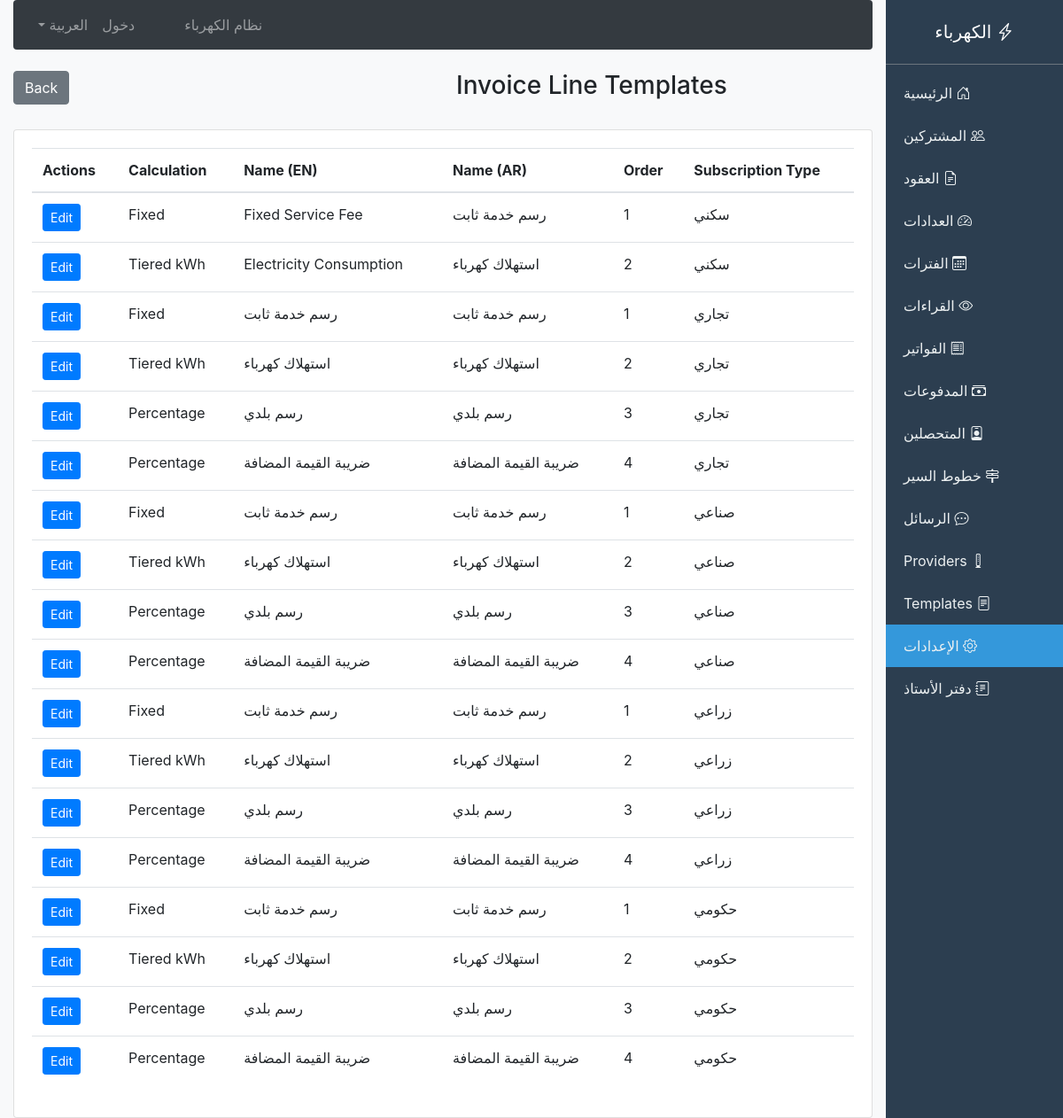
Page /billing/settings/templates/ on the committed database.
### billing/models.py (models this page shows, shortened)
class InvoiceLineTemplate(models.Model):
    class CalculationType(models.TextChoices):
        FIXED = 'fixed', 'Fixed'
        PERCENTAGE = 'percentage', 'Percentage'
        TIERED_KWH = 'tiered_kwh', 'Tiered kWh'
        SINGLE_RATE_KWH = 'single_rate_kwh', 'Single Rate kWh'
        DEMAND_CHARGE = 'demand_charge', 'Demand Charge'
        MINIMUM_CHARGE = 'minimum_charge', 'Minimum Charge'
    type = models.ForeignKey(SubscriptionType, on_delete=models.CASCADE, related_name='line_templates')
    line_order = models.IntegerField()
    line_name_ar = models.CharField(max_length=150)
    line_name_en = models.CharField(max_length=150, blank=True)
    calculation_type = models.CharField(max_length=20, choices=CalculationType.choices)
    fixed_amount = models.DecimalField(max_digits=12, decimal_places=2, default=0)
    percentage_rate = models.DecimalField(max_digits=5, decimal_places=2, default=0)
    depends_on = models.ForeignKey('self', on_delete=models.SET_NULL, null=True, blank=True)
    is_taxable = models.BooleanField(default=False)
    is_active = models.BooleanField(default=True)
    class Meta:
        ordering = ['type', 'line_order']
        unique_together = ['type', 'line_order']

class SubscriptionType(models.Model):
    name_ar = models.CharField(max_length=100)
    name_en = models.CharField(max_length=100, blank=True)
    description = models.TextField(blank=True)
    is_active = models.BooleanField(default=True)
    created_at = models.DateTimeField(auto_now_add=True)
    class Meta:
        verbose_name = 'Subscription Type'
        verbose_name_plural = 'Subscription Types'

### billing/views.py (the view)
# urls.py: path('settings/templates/', views.template_list, name='template_list'),
def template_list(request):
    templates = InvoiceLineTemplate.objects.select_related('type').order_by('type', 'line_order')
    return render(request, 'billing/template_list.html', {'templates': templates})

### billing/context_processors.py (called while the page is built)
def language_context(request):
    lang = getattr(request, 'session', {}).get('django_language', 'ar')
    if not lang:
        lang = 'ar'
    return {
        'LANGUAGE_CODE': lang,
        'LANGUAGE_NAME': 'العربية' if lang == 'ar' else 'English'
    }

### templates/billing/template_list.html (shortened to what this page needs)
{% extends 'billing/base.html' %}
{% block content %}
<div class="row mb-4">
    <div class="col-md-6">
        <h3>Invoice Line Templates</h3>
    </div>
    <div class="col-md-6 text-left">
        <a href="{% url 'system_settings' %}" class="btn btn-secondary">Back</a>
    </div>
</div>
<div class="card">
    <div class="card-body">
        <table class="table table-hover">
            <thead>
                <tr>
                    <th>Subscription Type</th>
                    <th>Order</th>
                    <th>Name (AR)</th>
                    <th>Name (EN)</th>
                    <th>Calculation</th>
                    <th>Actions</th>
                </tr>
            </thead>
            <tbody>
                {% for template in templates %}
                <tr>
                    <td>{{ template.type.name_ar }}</td>
                    <td>{{ template.line_order }}</td>
                    <td>{{ template.line_name_ar }}</td>
                    <td>{{ template.line_name_en }}</td>
                    <td>{{ template.get_calculation_type_display }}</td>
                    <td><a href="{% url 'template_detail' template.id %}" class="btn btn-sm btn-primary">Edit</a></td>
                </tr>
                {% empty %}
                <tr><td colspan="6" class="text-center">No templates</td></tr>
                {% endfor %}
            </tbody>
        </table>
    </div>
</div>
{% endblock %}

### rows in the picture
InvoiceLineTemplate: type.name_ar "سكني", line_order "1", line_name_ar "رسم خدمة ثابت", line_name_en "Fixed Service Fee", calculation_type "Fixed"
InvoiceLineTemplate: type.name_ar "سكني", line_order "2", line_name_ar "استهلاك كهرباء", line_name_en "Electricity Consumption", calculation_type "Tiered kWh"
InvoiceLineTemplate: type.name_ar "تجاري", line_order "1", line_name_ar "رسم خدمة ثابت", line_name_en "رسم خدمة ثابت", calculation_type "Fixed"
InvoiceLineTemplate: type.name_ar "تجاري", line_order "2", line_name_ar "استهلاك كهرباء", line_name_en "استهلاك كهرباء", calculation_type "Tiered kWh"
InvoiceLineTemplate: type.name_ar "تجاري", line_order "3", line_name_ar "رسم بلدي", line_name_en "رسم بلدي", calculation_type "Percentage"
InvoiceLineTemplate: type.name_ar "تجاري", line_order "4", line_name_ar "ضريبة القيمة المضافة", line_name_en "ضريبة القيمة المضافة", calculation_type "Percentage"
InvoiceLineTemplate: type.name_ar "صناعي", line_order "1", line_name_ar "رسم خدمة ثابت", line_name_en "رسم خدمة ثابت", calculation_type "Fixed"
InvoiceLineTemplate: type.name_ar "صناعي", line_order "2", line_name_ar "استهلاك كهرباء", line_name_en "استهلاك كهرباء", calculation_type "Tiered kWh"
InvoiceLineTemplate: type.name_ar "صناعي", line_order "3", line_name_ar "رسم بلدي", line_name_en "رسم بلدي", calculation_type "Percentage"
InvoiceLineTemplate: type.name_ar "صناعي", line_order "4", line_name_ar "ضريبة القيمة المضافة", line_name_en "ضريبة القيمة المضافة", calculation_type "Percentage"
InvoiceLineTemplate: type.name_ar "زراعي", line_order "1", line_name_ar "رسم خدمة ثابت", line_name_en "رسم خدمة ثابت", calculation_type "Fixed"
InvoiceLineTemplate: type.name_ar "زراعي", line_order "2", line_name_ar "استهلاك كهرباء", line_name_en "استهلاك كهرباء", calculation_type "Tiered kWh"
InvoiceLineTemplate: type.name_ar "زراعي", line_order "3", line_name_ar "رسم بلدي", line_name_en "رسم بلدي", calculation_type "Percentage"
InvoiceLineTemplate: type.name_ar "زراعي", line_order "4", line_name_ar "ضريبة القيمة المضافة", line_name_en "ضريبة القيمة المضافة", calculation_type "Percentage"
InvoiceLineTemplate: type.name_ar "حكومي", line_order "1", line_name_ar "رسم خدمة ثابت", line_name_en "رسم خدمة ثابت", calculation_type "Fixed"
InvoiceLineTemplate: type.name_ar "حكومي", line_order "2", line_name_ar "استهلاك كهرباء", line_name_en "استهلاك كهرباء", calculation_type "Tiered kWh"
InvoiceLineTemplate: type.name_ar "حكومي", line_order "3", line_name_ar "رسم بلدي", line_name_en "رسم بلدي", calculation_type "Percentage"
InvoiceLineTemplate: type.name_ar "حكومي", line_order "4", line_name_ar "ضريبة القيمة المضافة", line_name_en "ضريبة القيمة المضافة", calculation_type "Percentage"
